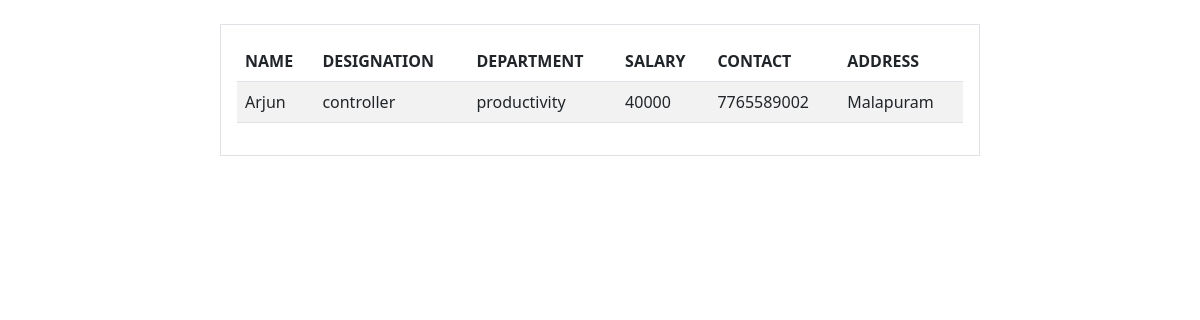
The page /employee/8/ on the database its author committed.
### myapp/models.py (models this page shows)
class Employee(models.Model):
    name=models.CharField(max_length=200)
    designation=models.CharField(max_length=200)
    department=models.CharField(max_length=200)
    salary=models.PositiveIntegerField()
    contact=models.PositiveIntegerField()
    address=models.CharField(max_length=200)

### myapp/views.py (the view)
# urls.py: path('employee/<int:pk>/',views.EmployeeDetailView.as_view(),name="employee-detail"),
class EmployeeDetailView(View):
    def get(self,request,*args,**kwargs):
        id=kwargs.get("pk")
        qs=Employee.objects.get(id=id)
        return render(request,"employees_detail.html",{"employee":qs})

### myapp/templates/employees_detail.html (shortened to what this page needs)
<!DOCTYPE html>
<html lang="en">
<head>
    <link href="https://cdn.jsdelivr.net/npm/bootstrap@5.0.2/dist/css/bootstrap.min.css" rel="stylesheet">
</head>
<body>
    <div class="container">
        <div class="row">
            <div class="col-2"></div>
            <div class="col-8 mt-4 border p-3 w-80 mx-auto">
                <table class="table table-striped">
                        <th>NAME</th>
                        <th>DESIGNATION</th>
                        <th>DEPARTMENT</th>
                        <th>SALARY</th>
                        <th>CONTACT</th>
                        <th>ADDRESS</th>
                    <tr>
                        <td>{{employee.name}}</td>
                        <td>{{employee.designation}}</td>
                        <td>{{employee.department}}</td>
                        <td>{{employee.salary}}</td>
                        <td>{{employee.contact}}</td>
                        <td>{{employee.address}}</td>
                    </tr>
                </table>
            </div>
            <div class="col-2"></div>
        </div>
    </div>
</body>
</html>

### rows shown on the page
Employee: name "Arjun", designation "controller", department "productivity", salary "40000", contact "7765589002", address "Malapuram"
